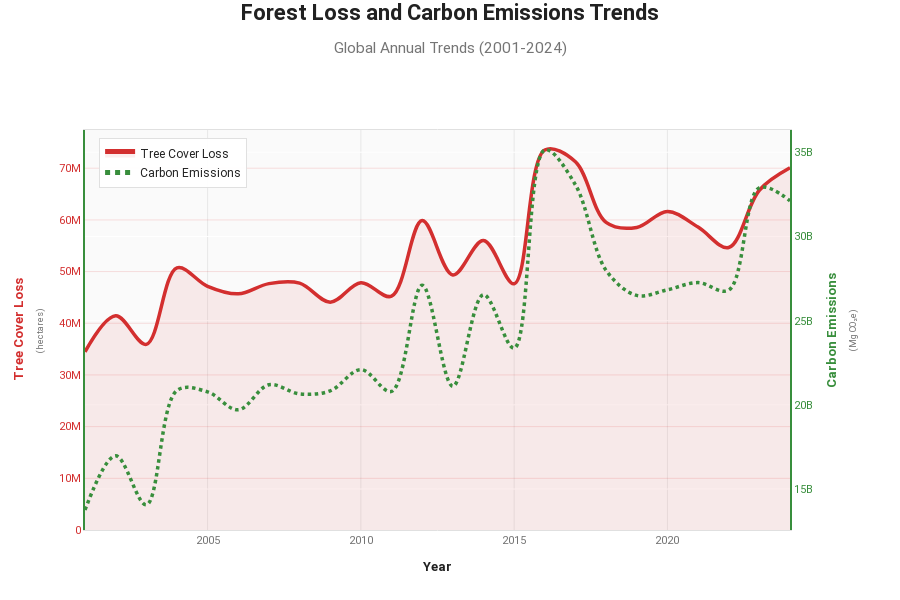
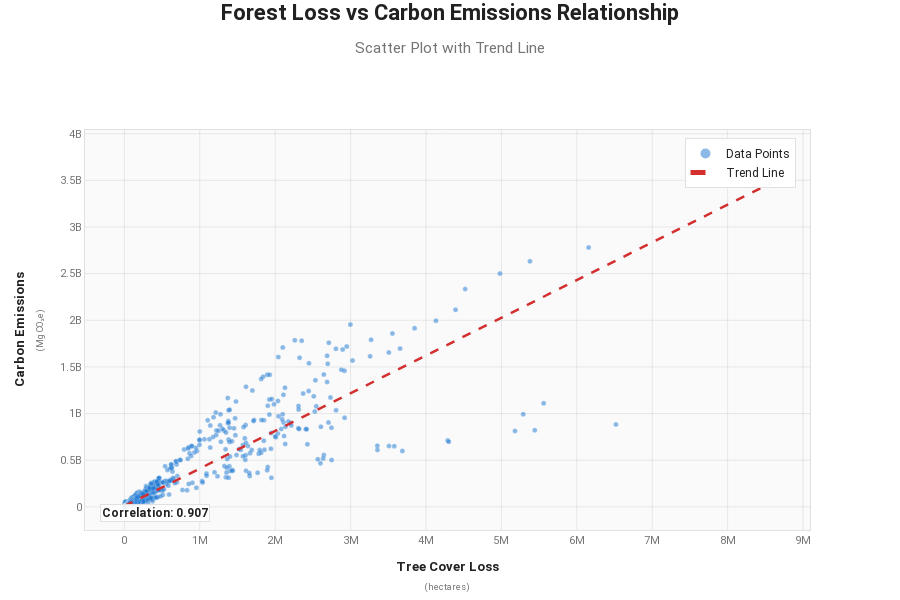

Source (notebook cell) for these figures, in order:
### Code cell
if 'carbon_gross_emissions_MgCO2e' in df.columns and 'tree_cover_loss_ha' in df.columns:
    plot_df = df[(df['tree_cover_loss_ha'] > 0) & (df['carbon_gross_emissions_MgCO2e'] > 0)].copy()
    
    # Calculate correlation
    correlation = plot_df['tree_cover_loss_ha'].corr(plot_df['carbon_gross_emissions_MgCO2e'])
    print(f"📊 Correlation coefficient: {correlation:.3f}\n")
    
    # Professional color palette (Material Design inspired)
    COLORS = {
        'primary': '#1976D2',      # Material Blue 700
        'secondary': '#388E3C',    # Material Green 700
        'accent': '#F57C00',       # Material Orange 700
        'error': '#D32F2F',        # Material Red 700
        'text_primary': '#212121',  # Material Grey 900
        'text_secondary': '#757575', # Material Grey 600
        'background': '#FAFAFA',    # Material Grey 50
        'surface': '#FFFFFF',       # White
        'divider': '#E0E0E0'        # Material Grey 300
    }
    
    yearly_data = plot_df.groupby('year').agg({
        'tree_cover_loss_ha': 'sum',
        'carbon_gross_emissions_MgCO2e': 'sum'
    }).reset_index()
    
    fig1 = go.Figure()
    
    # Add forest loss trace (left y-axis) - Primary metric
    fig1.add_trace(go.Scatter(
        x=yearly_data['year'],
        y=yearly_data['tree_cover_loss_ha'],
        name='Tree Cover Loss',
        line=dict(color=COLORS['error'], width=3.5, shape='spline'),
        marker=dict(
            size=9,
            color=COLORS['error'],
            line=dict(width=2, color='white'),
            symbol='circle'
        ),
        fill='tozeroy',
        fillcolor=f'rgba(211, 47, 47, 0.08)',
        yaxis='y',
        hovertemplate='<b style="font-size: 13px; color: %{color}">%{fullData.name}</b><br>' +
                      '<span style="color: #757575">Year:</span> <b>%{x}</b><br>' +
                      '<span style="color: #757575">Loss:</span> <b>%{y:,.0f} ha</b><extra></extra>',
        showlegend=True
    ))
    
    # Add carbon emissions trace (right y-axis) - Secondary metric
    fig1.add_trace(go.Scatter(
        x=yearly_data['year'],
        y=yearly_data['carbon_gross_emissions_MgCO2e'],
        name='Carbon Emissions',
        line=dict(color=COLORS['secondary'], width=3.5, dash='dot', shape='spline'),
        marker=dict(
            size=9,
            color=COLORS['secondary'],
            line=dict(width=2, color='white'),
            symbol='diamond'
        ),
        yaxis='y2',
        hovertemplate='<b style="font-size: 13px; color: %{color}">%{fullData.name}</b><br>' +
                      '<span style="color: #757575">Year:</span> <b>%{x}</b><br>' +
                      '<span style="color: #757575">Emissions:</span> <b>%{y:,.0f} Mg CO₂e</b><extra></extra>',
        showlegend=True
    ))
    
    fig1.update_layout(
        title=dict(
            text="<b>Forest Loss and Carbon Emissions Trends</b><br><sub style='color: #757575; font-size: 12px'>Global Annual Trends (2001-2024)</sub>",
            font=dict(size=22, color=COLORS['text_primary'], family='Roboto, Arial, sans-serif'),
            x=0.5,
            xanchor='center',
            y=1.0,
            yanchor='top',
            pad=dict(t=20)
        ),
        xaxis=dict(
            title=dict(
                text="<b>Year</b>",
                font=dict(size=13, color=COLORS['text_primary'], family='Roboto, Arial, sans-serif')
            ),
            tickfont=dict(size=11, color=COLORS['text_secondary'], family='Roboto, Arial, sans-serif'),
            gridcolor='rgba(0, 0, 0, 0.08)',
            gridwidth=1,
            showgrid=True,
            zeroline=False,
            showline=True,
            linecolor=COLORS['divider'],
            linewidth=1,
            mirror=True
        ),
        yaxis=dict(
            title=dict(
                text="<b>Tree Cover Loss</b><br><sub style='color: #757575; font-size: 10px'>(hectares)</sub>",
                font=dict(size=13, color=COLORS['error'], family='Roboto, Arial, sans-serif')
            ),
            tickfont=dict(size=11, color=COLORS['error'], family='Roboto, Arial, sans-serif'),
            gridcolor='rgba(211, 47, 47, 0.15)',
            gridwidth=1,
            showgrid=True,
            zeroline=False,
            showline=True,
            linecolor=COLORS['error'],
            linewidth=2,
            mirror=True
        ),
        yaxis2=dict(
            title=dict(
                text="<b>Carbon Emissions</b><br><sub style='color: #757575; font-size: 10px'>(Mg CO₂e)</sub>",
                font=dict(size=13, color=COLORS['secondary'], family='Roboto, Arial, sans-serif')
            ),
            tickfont=dict(size=11, color=COLORS['secondary'], family='Roboto, Arial, sans-serif'),
            anchor='x',
            overlaying='y',
            side='right',
            showline=True,
            linecolor=COLORS['secondary'],
            linewidth=2,
            mirror=True
        ),
        hovermode='x unified',
        hoverlabel=dict(
            bgcolor='white',
            bordercolor=COLORS['divider'],
            font_size=12,
            font_family='Roboto, Arial, sans-serif'
        ),
        legend=dict(
            x=0.02,
            y=0.98,
            bgcolor='rgba(255, 255, 255, 0.95)',
            bordercolor=COLORS['divider'],
            borderwidth=1,
            font=dict(size=12, color=COLORS['text_primary'], family='Roboto, Arial, sans-serif'),
            itemsizing='constant',
            itemwidth=30
        ),
        plot_bgcolor=COLORS['background'],
        paper_bgcolor=COLORS['surface'],
        height=600,
        margin=dict(l=85, r=110, t=130, b=70),
        font=dict(family='Roboto, Arial, sans-serif')
    )
    fig1.show()
    
    # ============================================
    # Visualization 2: Scatter Plot
    # ============================================
    print("\n" + "="*80)
    print("VISUALIZATION 2: Scatter Plot - Forest Loss vs Carbon Emissions")
    print("="*80)
    
    # Sample data if too many points for better visualization
    if len(plot_df) > 5000:
        sample_df = plot_df.sample(n=5000, random_state=42)
        print(f"📊 Sampling {len(sample_df):,} points from {len(plot_df):,} total for better visualization")
    else:
        sample_df = plot_df.copy()
    
    fig2 = go.Figure()
    
    # Add scatter plot with simple markers
    fig2.add_trace(go.Scatter(
        x=sample_df['tree_cover_loss_ha'],
        y=sample_df['carbon_gross_emissions_MgCO2e'],
        mode='markers',
        name='Data Points',
        marker=dict(
            size=5,
            color=COLORS['primary'],
            opacity=0.5,
            line=dict(width=0.3, color='white')
        ),
        hovertemplate='<b style="font-size: 13px">Forest Loss vs Carbon Emissions</b><br>' +
                      '<span style="color: #757575">Tree Cover Loss:</span> <b>%{x:,.0f} ha</b><br>' +
                      '<span style="color: #757575">Carbon Emissions:</span> <b>%{y:,.0f} Mg CO₂e</b><extra></extra>'
    ))
    
    # Add trend line
    z = np.polyfit(sample_df['tree_cover_loss_ha'], sample_df['carbon_gross_emissions_MgCO2e'], 1)
    p = np.poly1d(z)
    x_trend = np.linspace(sample_df['tree_cover_loss_ha'].min(), sample_df['tree_cover_loss_ha'].max(), 100)
    y_trend = p(x_trend)
    
    fig2.add_trace(go.Scatter(
        x=x_trend,
        y=y_trend,
        mode='lines',
        name='Trend Line',
        line=dict(color=COLORS['error'], width=2.5, dash='dash'),
        hovertemplate='<b>Trend Line</b><br>' +
                      '<span style="color: #757575">Tree Cover Loss:</span> <b>%{x:,.0f} ha</b><br>' +
                      '<span style="color: #757575">Carbon Emissions:</span> <b>%{y:,.0f} Mg CO₂e</b><extra></extra>'
    ))
    
    fig2.update_layout(
        title=dict(
            text="<b>Forest Loss vs Carbon Emissions Relationship</b><br><sub style='color: #757575; font-size: 12px'>Scatter Plot with Trend Line</sub>",
            font=dict(size=22, color=COLORS['text_primary'], family='Roboto, Arial, sans-serif'),
            x=0.5,
            xanchor='center',
            y=1.0,
            yanchor='top',
            pad=dict(t=20)
        ),
        xaxis=dict(
            title=dict(
                text="<b>Tree Cover Loss</b><br><sub style='color: #757575; font-size: 10px'>(hectares)</sub>",
                font=dict(size=13, color=COLORS['text_primary'], family='Roboto, Arial, sans-serif')
            ),
            tickfont=dict(size=11, color=COLORS['text_secondary'], family='Roboto, Arial, sans-serif'),
            gridcolor='rgba(0, 0, 0, 0.08)',
            gridwidth=1,
            showgrid=True,
            zeroline=False,
            showline=True,
            linecolor=COLORS['divider'],
            linewidth=1,
            mirror=True
        ),
        yaxis=dict(
            title=dict(
                text="<b>Carbon Emissions</b><br><sub style='color: #757575; font-size: 10px'>(Mg CO₂e)</sub>",
                font=dict(size=13, color=COLORS['text_primary'], family='Roboto, Arial, sans-serif')
            ),
            tickfont=dict(size=11, color=COLORS['text_secondary'], family='Roboto, Arial, sans-serif'),
            gridcolor='rgba(0, 0, 0, 0.08)',
            gridwidth=1,
            showgrid=True,
            zeroline=False,
            showline=True,
            linecolor=COLORS['divider'],
            linewidth=1,
            mirror=True
        ),
        hovermode='closest',
        hoverlabel=dict(
            bgcolor='white',
            bordercolor=COLORS['divider'],
            font_size=12,
            font_family='Roboto, Arial, sans-serif'
        ),
        legend=dict(
            x=0.98,
            y=0.98,
            xanchor='right',
            yanchor='top',
            bgcolor='rgba(255, 255, 255, 0.95)',
            bordercolor=COLORS['divider'],
            borderwidth=1,
            font=dict(size=12, color=COLORS['text_primary'], family='Roboto, Arial, sans-serif'),
            itemsizing='constant',
            itemwidth=30
        ),
        plot_bgcolor=COLORS['background'],
        paper_bgcolor=COLORS['surface'],
        height=600,
        margin=dict(l=85, r=90, t=130, b=70),
        font=dict(family='Roboto, Arial, sans-serif')
    )
    
    # Add correlation annotation
    fig2.add_annotation(
        text=f"<b>Correlation: {correlation:.3f}</b>",
        xref="paper", yref="paper",
        x=0.02, y=0.02,
        showarrow=False,
        bgcolor='rgba(255, 255, 255, 0.9)',
        bordercolor=COLORS['divider'],
        borderwidth=1,
        font=dict(size=12, color=COLORS['text_primary'], family='Roboto, Arial, sans-serif')
    )
    
    fig2.show()
    
    # Display correlation info
    print(f"\n📊 Relationship Statistics:")
    print(f"   Correlation coefficient: {correlation:.3f}")
    print(f"   Trend line equation: y = {z[0]:.2f}x + {z[1]:.2f}")
    print(f"   Interpretation: For every 1 hectare of forest loss, approximately {z[0]:.2f} Mg CO₂e are emitted\n")
    
else:
    print("⚠️ Required columns not found")

### Figure 1 — Plotly figure (JSON) as saved in the notebook; plotly's stock layout.template omitted (floating-point values rounded to 4 significant figures)
{"data": [{"fill": "tozeroy", "fillcolor": "rgba(211, 47, 47, 0.08)", "hovertemplate": "<b style=\"font-size: 13px; color: %{color}\">%{fullData.name}</b><br><span style=\"color: #757575\">Year:</span> <b>%{x}</b><br><span style=\"color: #757575\">Loss:</span> <b>%{y:,.0f} ha</b><extra></extra>", "line": {"color": "#D32F2F", "shape": "spline", "width": 3.5}, "marker": {"color": "#D32F2F", "line": {"color": "white", "width": 2}, "size": 9, "symbol": "circle"}, "name": "Tree Cover Loss", "showlegend": true, "type": "scatter", "x": [2001, 2002, 2003, 2004, 2005, 2006, 2007, 2008, 2009, 2010, 2011, 2012, 2013, 2014, 2015, 2016, 2017, 2018, 2019, 2020, 2021, 2022, 2023, 2024], "y": [34470000.0, 41440000.0, 35920000.0, 50730000.0, 47160000.0, 45700000.0, 47670000.0, 47770000.0, 44090000.0, 47830000.0, 45240000.0, 59860000.0, 49350000.0, 56020000.0, 47640000.0, 73530000.0, 71250000.0, 59520000.0, 58550000.0, 61650000.0, 58610000.0, 54650000.0, 65740000.0, 70080000.0], "yaxis": "y"}, {"hovertemplate": "<b style=\"font-size: 13px; color: %{color}\">%{fullData.name}</b><br><span style=\"color: #757575\">Year:</span> <b>%{x}</b><br><span style=\"color: #757575\">Emissions:</span> <b>%{y:,.0f} Mg CO₂e</b><extra></extra>", "line": {"color": "#388E3C", "dash": "dot", "shape": "spline", "width": 3.5}, "marker": {"color": "#388E3C", "line": {"color": "white", "width": 2}, "size": 9, "symbol": "diamond"}, "name": "Carbon Emissions", "showlegend": true, "type": "scatter", "x": [2001, 2002, 2003, 2004, 2005, 2006, 2007, 2008, 2009, 2010, 2011, 2012, 2013, 2014, 2015, 2016, 2017, 2018, 2019, 2020, 2021, 2022, 2023, 2024], "y": [13760000000.0, 16970000000.0, 14070000000.0, 20860000000.0, 20770000000.0, 19710000000.0, 21190000000.0, 20650000000.0, 20830000000.0, 22090000000.0, 20800000000.0, 27100000000.0, 21110000000.0, 26540000000.0, 23360000000.0, 35130000000.0, 33060000000.0, 27990000000.0, 26500000000.0, 26830000000.0, 27260000000.0, 26810000000.0, 32890000000.0, 32120000000.0], "yaxis": "y2"}], "layout": {"font": {"family": "Roboto, Arial, sans-serif"}, "height": 600, "hoverlabel": {"bgcolor": "white", "bordercolor": "#E0E0E0", "font": {"family": "Roboto, Arial, sans-serif", "size": 12}}, "hovermode": "x unified", "legend": {"bgcolor": "rgba(255, 255, 255, 0.95)", "bordercolor": "#E0E0E0", "borderwidth": 1, "font": {"color": "#212121", "family": "Roboto, Arial, sans-serif", "size": 12}, "itemsizing": "constant", "itemwidth": 30, "x": 0.02, "y": 0.98}, "margin": {"b": 70, "l": 85, "r": 110, "t": 130}, "paper_bgcolor": "#FFFFFF", "plot_bgcolor": "#FAFAFA", "title": {"font": {"color": "#212121", "family": "Roboto, Arial, sans-serif", "size": 22}, "pad": {"t": 20}, "text": "<b>Forest Loss and Carbon Emissions Trends</b><br><sub style='color: #757575; font-size: 12px'>Global Annual Trends (2001-2024)</sub>", "x": 0.5, "xanchor": "center", "y": 1, "yanchor": "top"}, "xaxis": {"gridcolor": "rgba(0, 0, 0, 0.08)", "gridwidth": 1, "linecolor": "#E0E0E0", "linewidth": 1, "mirror": true, "showgrid": true, "showline": true, "tickfont": {"color": "#757575", "family": "Roboto, Arial, sans-serif", "size": 11}, "title": {"font": {"color": "#212121", "family": "Roboto, Arial, sans-serif", "size": 13}, "text": "<b>Year</b>"}, "zeroline": false}, "yaxis": {"gridcolor": "rgba(211, 47, 47, 0.15)", "gridwidth": 1, "linecolor": "#D32F2F", "linewidth": 2, "mirror": true, "showgrid": true, "showline": true, "tickfont": {"color": "#D32F2F", "family": "Roboto, Arial, sans-serif", "size": 11}, "title": {"font": {"color": "#D32F2F", "family": "Roboto, Arial, sans-serif", "size": 13}, "text": "<b>Tree Cover Loss</b><br><sub style='color: #757575; font-size: 10px'>(hectares)</sub>"}, "zeroline": false}, "yaxis2": {"anchor": "x", "linecolor": "#388E3C", "linewidth": 2, "mirror": true, "overlaying": "y", "showline": true, "side": "right", "tickfont": {"color": "#388E3C", "family": "Roboto, Arial, sans-serif", "size": 11}, "title": {"font": {"color": "#388E3C", "family": "Roboto, Arial, sans-serif", "size": 13}, "text": "<b>Carbon Emissions</b><br><sub style='color: #757575; font-size: 10px'>(Mg CO₂e)</sub>"}}}}

### Figure 2 — Plotly figure (JSON) as saved in the notebook; plotly's stock layout.template omitted (floating-point values rounded to 4 significant figures; data arrays with more than 128 entries replaced by an {"elided": "..."} marker saying what was removed)
{"data": [{"hovertemplate": "<b style=\"font-size: 13px\">Forest Loss vs Carbon Emissions</b><br><span style=\"color: #757575\">Tree Cover Loss:</span> <b>%{x:,.0f} ha</b><br><span style=\"color: #757575\">Carbon Emissions:</span> <b>%{y:,.0f} Mg CO₂e</b><extra></extra>", "marker": {"color": "#1976D2", "line": {"color": "white", "width": 0.3}, "opacity": 0.5, "size": 5}, "mode": "markers", "name": "Data Points", "type": "scatter", "x": {"elided": "5000 float values"}, "y": {"elided": "5000 float values"}}, {"hovertemplate": "<b>Trend Line</b><br><span style=\"color: #757575\">Tree Cover Loss:</span> <b>%{x:,.0f} ha</b><br><span style=\"color: #757575\">Carbon Emissions:</span> <b>%{y:,.0f} Mg CO₂e</b><extra></extra>", "line": {"color": "#D32F2F", "dash": "dash", "width": 2.5}, "mode": "lines", "name": "Trend Line", "type": "scatter", "x": [1.0, 86570.0, 173100.0, 259700.0, 346300.0, 432800.0, 519400.0, 606000.0, 692500.0, 779100.0, 865700.0, 952200.0, 1039000.0, 1125000.0, 1212000.0, 1299000.0, 1385000.0, 1472000.0, 1558000.0, 1645000.0, 1731000.0, 1818000.0, 1904000.0, 1991000.0, 2078000.0, 2164000.0, 2251000.0, 2337000.0, 2424000.0, 2510000.0, 2597000.0, 2684000.0, 2770000.0, 2857000.0, 2943000.0, 3030000.0, 3116000.0, 3203000.0, 3290000.0, 3376000.0, 3463000.0, 3549000.0, 3636000.0, 3722000.0, 3809000.0, 3896000.0, 3982000.0, 4069000.0, 4155000.0, 4242000.0, 4328000.0, 4415000.0, 4502000.0, 4588000.0, 4675000.0, 4761000.0, 4848000.0, 4934000.0, 5021000.0, 5107000.0, 5194000.0, 5281000.0, 5367000.0, 5454000.0, 5540000.0, 5627000.0, 5713000.0, 5800000.0, 5887000.0, 5973000.0, 6060000.0, 6146000.0, 6233000.0, 6319000.0, 6406000.0, 6493000.0, 6579000.0, 6666000.0, 6752000.0, 6839000.0, 6925000.0, 7012000.0, 7099000.0, 7185000.0, 7272000.0, 7358000.0, 7445000.0, 7531000.0, 7618000.0, 7704000.0, 7791000.0, 7878000.0, 7964000.0, 8051000.0, 8137000.0, 8224000.0, 8310000.0, 8397000.0, 8484000.0, 8570000.0], "y": [6827000.0, 41800000.0, 76770000.0, 111700000.0, 146700000.0, 181700000.0, 216700000.0, 251600000.0, 286600000.0, 321600000.0, 356600000.0, 391500000.0, 426500000.0, 461500000.0, 496500000.0, 531400000.0, 566400000.0, 601400000.0, 636400000.0, 671300000.0, 706300000.0, 741300000.0, 776200000.0, 811200000.0, 846200000.0, 881200000.0, 916100000.0, 951100000.0, 986100000.0, 1021000000.0, 1056000000.0, 1091000000.0, 1126000000.0, 1161000000.0, 1196000000.0, 1231000000.0, 1266000000.0, 1301000000.0, 1336000000.0, 1371000000.0, 1406000000.0, 1441000000.0, 1476000000.0, 1511000000.0, 1546000000.0, 1581000000.0, 1616000000.0, 1651000000.0, 1686000000.0, 1721000000.0, 1756000000.0, 1790000000.0, 1825000000.0, 1860000000.0, 1895000000.0, 1930000000.0, 1965000000.0, 2000000000.0, 2035000000.0, 2070000000.0, 2105000000.0, 2140000000.0, 2175000000.0, 2210000000.0, 2245000000.0, 2280000000.0, 2315000000.0, 2350000000.0, 2385000000.0, 2420000000.0, 2455000000.0, 2490000000.0, 2525000000.0, 2560000000.0, 2595000000.0, 2630000000.0, 2665000000.0, 2700000000.0, 2735000000.0, 2770000000.0, 2805000000.0, 2840000000.0, 2875000000.0, 2910000000.0, 2945000000.0, 2980000000.0, 3015000000.0, 3050000000.0, 3085000000.0, 3119000000.0, 3154000000.0, 3189000000.0, 3224000000.0, 3259000000.0, 3294000000.0, 3329000000.0, 3364000000.0, 3399000000.0, 3434000000.0, 3469000000.0]}], "layout": {"annotations": [{"bgcolor": "rgba(255, 255, 255, 0.9)", "bordercolor": "#E0E0E0", "borderwidth": 1, "font": {"color": "#212121", "family": "Roboto, Arial, sans-serif", "size": 12}, "showarrow": false, "text": "<b>Correlation: 0.907</b>", "x": 0.02, "xref": "paper", "y": 0.02, "yref": "paper"}], "font": {"family": "Roboto, Arial, sans-serif"}, "height": 600, "hoverlabel": {"bgcolor": "white", "bordercolor": "#E0E0E0", "font": {"family": "Roboto, Arial, sans-serif", "size": 12}}, "hovermode": "closest", "legend": {"bgcolor": "rgba(255, 255, 255, 0.95)", "bordercolor": "#E0E0E0", "borderwidth": 1, "font": {"color": "#212121", "family": "Roboto, Arial, sans-serif", "size": 12}, "itemsizing": "constant", "itemwidth": 30, "x": 0.98, "xanchor": "right", "y": 0.98, "yanchor": "top"}, "margin": {"b": 70, "l": 85, "r": 90, "t": 130}, "paper_bgcolor": "#FFFFFF", "plot_bgcolor": "#FAFAFA", "title": {"font": {"color": "#212121", "family": "Roboto, Arial, sans-serif", "size": 22}, "pad": {"t": 20}, "text": "<b>Forest Loss vs Carbon Emissions Relationship</b><br><sub style='color: #757575; font-size: 12px'>Scatter Plot with Trend Line</sub>", "x": 0.5, "xanchor": "center", "y": 1, "yanchor": "top"}, "xaxis": {"gridcolor": "rgba(0, 0, 0, 0.08)", "gridwidth": 1, "linecolor": "#E0E0E0", "linewidth": 1, "mirror": true, "showgrid": true, "showline": true, "tickfont": {"color": "#757575", "family": "Roboto, Arial, sans-serif", "size": 11}, "title": {"font": {"color": "#212121", "family": "Roboto, Arial, sans-serif", "size": 13}, "text": "<b>Tree Cover Loss</b><br><sub style='color: #757575; font-size: 10px'>(hectares)</sub>"}, "zeroline": false}, "yaxis": {"gridcolor": "rgba(0, 0, 0, 0.08)", "gridwidth": 1, "linecolor": "#E0E0E0", "linewidth": 1, "mirror": true, "showgrid": true, "showline": true, "tickfont": {"color": "#757575", "family": "Roboto, Arial, sans-serif", "size": 11}, "title": {"font": {"color": "#212121", "family": "Roboto, Arial, sans-serif", "size": 13}, "text": "<b>Carbon Emissions</b><br><sub style='color: #757575; font-size: 10px'>(Mg CO₂e)</sub>"}, "zeroline": false}}}
